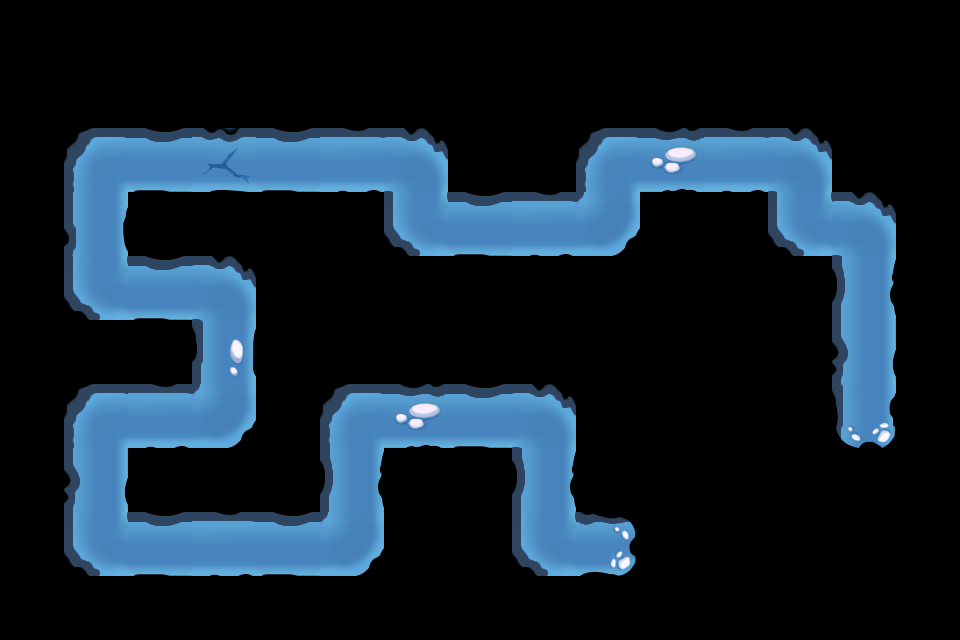

Rendered tile map (Tiled .tmx) drawn with the repository's tilesets; below, a short description and the map source with its tile grids summarised:
An orthogonal 15x10 tile map with 64x64 px tiles, 1 tile layer (Map_Road_Snowfield) and 60 objects.

<map version="1.0" orientation="orthogonal" width="15" height="10" tilewidth="64" tileheight="64">
 <tileset firstgid="1" name="Map_Road_Snowfield" tilewidth="64" tileheight="64">
  <image source="Map_Road_Snowfield.png" width="320" height="256" />
 </tileset>
 <layer name="Map_Road_Snowfield" width="15" height="10">
  <data>[150 cells, 41 non-empty, 14 distinct tile ids]</data>
 </layer>
 <objectgroup color="#55ff00" name="path" width="15" height="10">
  <object x="866" y="417" />
  <object x="869" y="225" />
  <object x="804" y="224" />
  <object x="803" y="161" />
  <object x="613" y="160" />
  <object x="611" y="223" />
  <object x="419" y="224" />
  <object x="418" y="161" />
  <object x="98" y="161" />
  <object x="99" y="289" />
  <object x="229" y="290" />
  <object x="229" y="417" />
  <object x="98" y="419" />
  <object x="97" y="544" />
  <object x="353" y="544" />
  <object x="354" y="418" />
  <object x="547" y="419" />
  <object x="546" y="545" />
  <object x="608" y="547" />
 </objectgroup>
 <objectgroup color="#000000" name="blocked" width="15" height="10">
  <object x="674" y="481" />
  <object x="739" y="484" />
  <object x="741" y="547" />
  <object x="672" y="547" />
 </objectgroup>
 <objectgroup color="#00ffff" name="tower" width="15" height="10">
  <properties>
   <property name="id" value="41001" />
   <property name="sizeH" value="2" />
   <property name="sizeW" value="2" />
  </properties>
  <object x="676" y="225" />
 </objectgroup>
 <objectgroup color="#ff0000" name="teemo" width="15" height="10">
  <properties>
   <property name="id" value="1" />
   <property name="sizeH" value="2" />
   <property name="sizeW" value="2" />
  </properties>
  <object x="674" y="480" />
 </objectgroup>
 <objectgroup color="#aa00ff" name="random" width="15" height="10">
  <properties>
   <property name="sizeH" value="2" />
   <property name="sizeW" value="2" />
  </properties>
  <object x="292" y="290" />
 </objectgroup>
 <objectgroup color="#ffffff" name="item" width="15" height="10">
  <properties>
   <property name="id" value="20013" />
   <property name="sizeH" value="1" />
   <property name="sizeW" value="1" />
  </properties>
  <object x="933" y="418" />
  <object x="33" y="97" />
  <object x="97" y="354" />
  <object x="223" y="227" />
 </objectgroup>
 <objectgroup color="#ffffff" name="item" width="15" height="10">
  <properties>
   <property name="id" value="20014" />
   <property name="sizeH" value="1" />
   <property name="sizeW" value="1" />
  </properties>
  <object x="931" y="225" />
  <object x="803" y="351" />
  <object x="609" y="482" />
  <object x="609" y="95" />
  <object x="610" y="353" />
  <object x="419" y="95" />
  <object x="33" y="543" />
 </objectgroup>
 <objectgroup color="#ffffff" name="item" width="15" height="10">
  <properties>
   <property name="id" value="20015" />
   <property name="sizeH" value="1" />
   <property name="sizeW" value="1" />
  </properties>
  <object x="802" y="289" />
  <object x="674" y="419" />
  <object x="610" y="290" />
  <object x="226" y="96" />
  <object x="34" y="355" />
  <object x="417" y="354" />
  <object x="290" y="418" />
 </objectgroup>
 <objectgroup color="#00aaff" name="item" width="15" height="10">
  <properties>
   <property name="id" value="20016" />
   <property name="sizeH" value="1" />
   <property name="sizeW" value="2" />
  </properties>
  <object x="736" y="419" />
  <object x="673" y="98" />
  <object x="289" y="95" />
  <object x="227" y="479" />
  <object x="289" y="227" />
  <object x="674" y="353" />
 </objectgroup>
 <objectgroup color="#00aaff" name="item" width="15" height="10">
  <properties>
   <property name="id" value="20017" />
   <property name="sizeH" value="1" />
   <property name="sizeW" value="2" />
  </properties>
  <object x="98" y="95" />
 </objectgroup>
 <objectgroup color="#0055ff" name="item" width="15" height="10">
  <properties>
   <property name="id" value="20018" />
   <property name="sizeH" value="2" />
   <property name="sizeW" value="1" />
  </properties>
  <object x="802" y="480" />
  <object x="931" y="288" />
  <object x="33" y="225" />
  <object x="32" y="414" />
 </objectgroup>
 <objectgroup color="#ffaa00" name="item" width="15" height="10">
  <properties>
   <property name="id" value="20019" />
   <property name="sizeH" value="2" />
   <property name="sizeW" value="2" />
  </properties>
  <object x="483" y="95" />
 </objectgroup>
 <objectgroup color="#ffaa00" name="item" width="15" height="10">
  <properties>
   <property name="id" value="20020" />
   <property name="sizeH" value="2" />
   <property name="sizeW" value="2" />
  </properties>
  <object x="419" y="481" />
 </objectgroup>
 <objectgroup color="#ffaa00" name="item" width="15" height="10">
  <properties>
   <property name="id" value="20021" />
   <property name="sizeH" value="2" />
   <property name="sizeW" value="2" />
  </properties>
  <object x="870" y="95" />
  <object x="487" y="291" />
 </objectgroup>
 <objectgroup color="#ff00ff" name="item" width="15" height="10">
  <properties>
   <property name="id" value="20022" />
   <property name="sizeH" value="2" />
   <property name="sizeW" value="2" />
  </properties>
  <object x="866" y="480" />
 </objectgroup>
</map>
